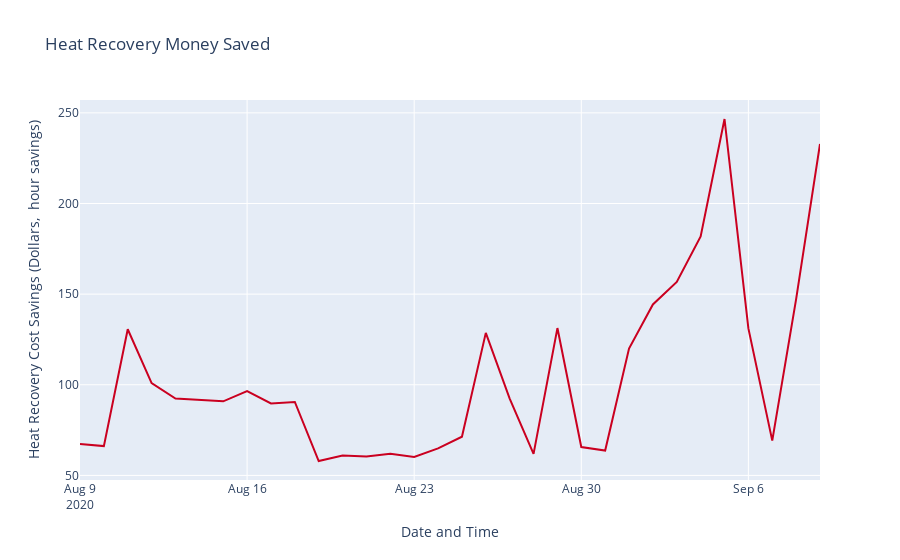

The notebook cell saved with this chart:
### Code cell
fuel_price_df = get_fuel_df('city-util/proc/city.pkl')
fuel_price_df = fuel_price_df.loc[fuel_price_df['Name'] == current_building_name]
fuel_price=fuel_price_df.iloc[0]['GasPrice']
if (math.isnan(fuel_price)):
    if current_building_name in fuel_price_Dict:
        fuel_price = fuel_price_Dict[current_building_name]
if (not math.isnan(fuel_price)):
    cost_per_kbtu= fuel_price/(kbtu_per_gallon_oil*boiler_efficiency)
    this_month = go.Scatter(x = current_month.datetime_col,
                       y = cost_per_kbtu*averaging_time_length * current_month.heat_flow,
                       line = dict(color = '#ca0020'),
                       name='Current month savings')


    layout = dict(title = 'Heat Recovery Money Saved',
                  xaxis = dict(title='Date and Time'),
                  yaxis = dict(title='Heat Recovery Cost Savings (Dollars, ' + str() + ' hour savings)')
                 )

    data = [this_month]

    fig = go.Figure(dict(data=data, layout=layout))

    fig.show()

### Figure 1 — Plotly figure (JSON) as saved in the notebook; plotly's stock layout.template omitted (floating-point values rounded to 4 significant figures)
{"data": [{"line": {"color": "#ca0020"}, "name": "Current month savings", "type": "scatter", "x": ["2020-08-09T00:00:00", "2020-08-10T00:00:00", "2020-08-11T00:00:00", "2020-08-12T00:00:00", "2020-08-13T00:00:00", "2020-08-14T00:00:00", "2020-08-15T00:00:00", "2020-08-16T00:00:00", "2020-08-17T00:00:00", "2020-08-18T00:00:00", "2020-08-19T00:00:00", "2020-08-20T00:00:00", "2020-08-21T00:00:00", "2020-08-22T00:00:00", "2020-08-23T00:00:00", "2020-08-24T00:00:00", "2020-08-25T00:00:00", "2020-08-26T00:00:00", "2020-08-27T00:00:00", "2020-08-28T00:00:00", "2020-08-29T00:00:00", "2020-08-30T00:00:00", "2020-08-31T00:00:00", "2020-09-01T00:00:00", "2020-09-02T00:00:00", "2020-09-03T00:00:00", "2020-09-04T00:00:00", "2020-09-05T00:00:00", "2020-09-06T00:00:00", "2020-09-07T00:00:00", "2020-09-08T00:00:00", "2020-09-09T00:00:00"], "y": [67.34, 66.16, 130.6, 100.9, 92.4, 91.79, 90.88, 96.52, 89.7, 90.51, 57.95, 60.98, 60.37, 61.99, 60.21, 64.89, 71.36, 128.6, 92.37, 61.91, 131.3, 65.67, 63.7, 120.0, 144.3, 156.8, 181.9, 246.6, 131.1, 69.21, 147.2, 232.9]}], "layout": {"title": {"text": "Heat Recovery Money Saved"}, "xaxis": {"title": {"text": "Date and Time"}}, "yaxis": {"title": {"text": "Heat Recovery Cost Savings (Dollars,  hour savings)"}}}}
